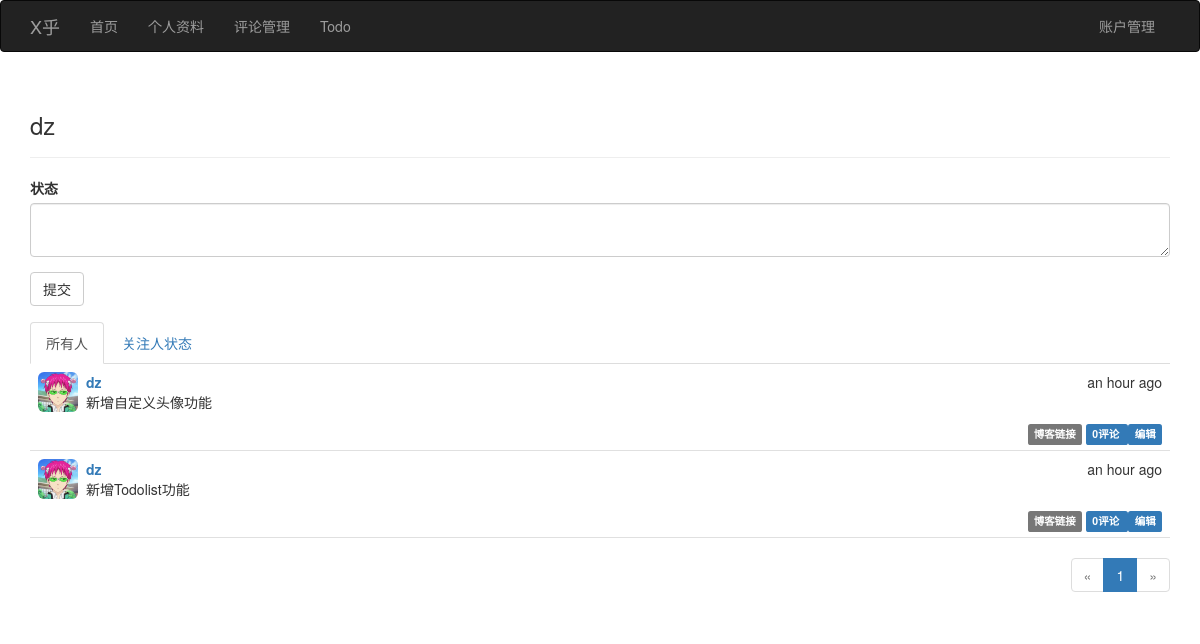
The page / (signed in) on the database its author committed.
### app/models.py (models this page shows, shortened)
class User(UserMixin, db.Model):
    __tablename__ = 'users'
    id = db.Column(db.Integer, primary_key = True)
    email = db.Column(db.String(64), unique = True, index = True)
    name = db.Column(db.String(64))
    username = db.Column(db.String(64), unique = True, index = True)
    location = db.Column(db.String(64))
    about_me = db.Column(db.Text())
    member_since = db.Column(db.DateTime(), default = datetime.utcnow)
    last_seen = db.Column(db.DateTime(), default = datetime.utcnow)
    role_id = db.Column(db.Integer, db.ForeignKey('roles.id'))
    password_hash = db.Column(db.String(128))
    confirmed = db.Column(db.Boolean, default = False)
    avatar = db.Column(db.String(128), default = None)
    posts = db.relationship('Post', backref = 'author', lazy = 'dynamic')
    followed = db.relationship('Follow',
                               foreign_keys = [Follow.follower_id],
                               backref = db.backref('follower', lazy = 'joined'),
                               lazy = 'dynamic',
                               cascade = 'all, delete-orphan')
    followers = db.relationship('Follow',
                                foreign_keys = [Follow.followed_id],
                                backref = db.backref('followed', lazy = 'joined'),
                                lazy = 'dynamic',
                                cascade = 'all, delete-orphan')
    comments = db.relationship('Comment', backref = 'author', lazy = 'dynamic')
    events = db.relationship('Event', backref = 'sponsor', lazy = 'dynamic')
    @property
    def password(self):
        raise AttributeError('password is not a readable attribute')
    def can(self, permissions):
        return self.role is not None and (self.role.permissions & permissions) == permissions
    def ping(self):
        self.last_seen = datetime.utcnow()
        db.session.add(self)

class Post(db.Model):
    __tablename__ = 'posts'
    id = db.Column(db.Integer, primary_key = True)
    body = db.Column(db.Text)
    timestamp = db.Column(db.DateTime, index = True, default = datetime.utcnow)
    author_id = db.Column(db.Integer, db.ForeignKey('users.id'))
    body_html = db.Column(db.Text)
    comments = db.relationship('Comment', backref = 'post', lazy = 'dynamic')

### app/main/views.py (the view)
@main.route('/', methods = ['GET', 'POST'])
def index():
    form = PostForm()
    if current_user.can(Permission.WRITE_ARTICLES) and form.validate_on_submit():
        post = Post(body = form.body.data,
                    author = current_user._get_current_object())
        db.session.add(post)
        return redirect(url_for('.index'))
    page = request.args.get('page', 1, type=int)
    show_followed = False
    if current_user.is_authenticated:
        show_followed = bool(request.cookies.get('show_followed', ''))
    if show_followed:
        query = current_user.followed_posts
    else:
        query = Post.query
    pagination = query.order_by(Post.timestamp.desc()).paginate(page,
                                                                per_page= current_app.config['FLASKY_PER_PAGE'],
                                                                error_out= False)
    posts = pagination.items
    return render_template('index.html', form = form, posts = posts, pagination= pagination,
                           show_followed = show_followed)

### app/main/forms.py
class PostForm(FlaskForm):
    body = PageDownField("状态", validators= [DataRequired()])
    submit = SubmitField('提交')

### app/auth/views.py (called while the page is built)
@auth.before_app_request
def before_request():
    if current_user.is_authenticated:
        current_user.ping()
        if not current_user.confirmed \
                and request.endpoint[:5] != 'auth.':
            flash('You have not confirmed your account yet')
            return redirect(url_for('auth.unconfirmed'))

### app/main/__init__.py (called while the page is built)
@main.app_context_processor
def inject_permissions():
    return dict(Permission = Permission)

### app/models.py (called while the page is built)
@login_manager.user_loader
def load_user(user_id):
    return User.query.get(int(user_id))

### app/templates/index.html (shortened to what this page needs)
{% extends 'base.html' %}
{% import 'bootstrap/wtf.html' as wtf %}
{% import '_macros.html' as macro %}
{% block page_content %}
<div class="page-header">
    <h3>{% if current_user.username %}{{ current_user.username }}{% else %}游客{% endif %}</h3>
</div>
<div>
    {% if current_user.can(Permission.WRITE_ARTICLES) %}
    {{ wtf.quick_form(form) }}
    {% endif %}
</div>
<div class="post-tabs">
	<ul class="nav nav-tabs">
		<li{% if not show_followed %} class="active"{% endif %}>
			<a href="{{ url_for('.show_all')}}">所有人</a>
		</li>
		{% if current_user.is_authenticated %}
		<li{% if show_followed %} class="active"{% endif %}>
			<a href="{{ url_for('.show_followed')}}">关注人状态</a>
		</li>
		{% endif %}
	</ul>
	{% include '_posts.html' %}
</div>
{% if pagination %}
<div class="pagination">
    {{ macro.pagination_widget(pagination, '.index')}}
</div>
{% endif %}
{% endblock %}

### app/templates/base.html (shortened to what this page needs)
{% extends 'bootstrap/base.html' %}
{% block head %}
{{ super() }}
<link rel="stylesheet" type="text/css" href="{{ url_for('static', filename='styles.css')}}">
{% endblock %}
{% block navbar %}
<div class = 'navbar navbar-inverse' role = 'navigation'>
    <div class = 'container'>
        <div class = 'navbar-header'>
            <a class = "navbar-brand" href = "/">X乎</a>
        </div>
        <div class = "navbar-collapse collapse">
            <ul class = "nav navbar-nav">
                <li><a href = "/">首页</a></li>
                {% if current_user.is_authenticated %}
                <li>
                    <a href="{{ url_for('main.user', username=current_user.username)}}">
                        个人资料
                    </a>
                </li>
                {% endif %}
                {% if current_user.can(Permission.MODERATE_COMMENTS) %}
                <li><a href="{{url_for('main.moderate')}}">评论管理</a></li>
                {% endif %}
                <li><a href="{{ url_for('todo.show')}}">Todo</a></li>
            </ul>
            <ul class = "nav navbar-nav navbar-right">
                <li class="dropdown">
                    <a class="dropdown-toggle" data-toggle="dropdown" href="#">账户管理</a>
                </li>
            </ul>
        </div>
    </div>
</div>
{% endblock %}
{% block content %}
<div class = "container">
    {% block page_content %}{% endblock %}
</div>
{% endblock %}

### app/templates/_macros.html
{% macro pagination_widget(pagination, endpoint, fragment='') %}
<ul class="pagination">
    <li{% if not pagination.has_prev %} class="disabled"{% endif %}>
        <a href="{% if pagination.has_prev %}{{ url_for(endpoint, page=pagination.page - 1, **kwargs)}}
                {{ fragment }}{% else %}#{% endif %}">
            &laquo;
        </a>
    </li>
    {% for p in pagination.iter_pages() %}
        {% if p %}
            {% if p == pagination.page %}
            <li class="active">
                <a href="{{ url_for(endpoint, page = p, **kwargs)}}{{ fragment}}">{{ p }}</a>
            </li>
            {% else %}
            <li>
                <a href="{{ url_for(endpoint, page = p, **kwargs)}}{{ fragment }}">{{ p }}</a>
            </li>
            {% endif %}
        {% else %}
        <li class="disabled"><a href="#">&hellip;</a></li>
        {% endif %}
    {% endfor %}
    <li{% if not pagination.has_next %} class="disabled"{% endif %}>
        <a href="{% if pagination.has_next %}{{ url_for(endpoint, page = pagination.page + 1, **kwargs)}}
            {{ fragment}}{% else %}#{% endif %}">
            &raquo;
        </a>
    </li>
</ul>
{% endmacro %}

### app/templates/_posts.html
<ul class = 'posts'>
	{% for post in posts %}
	<li class = 'post'>
		<div class = 'post-thumbnail'>
			<a href="{{ url_for('.user', username = post.author.username)}}">
				{% if post.author.avatar %}
				<img class='img-rounded profile-thumbnail' width = "40" height = "40"
						src="{{ post.author.avatar}}">
				{% else %}
				<img class="img-rounded profile-thumbnail" width = "40" height = "40"
                     src="/static/acatar/default.jpg">
				{% endif %}
			</a>
		</div>
		<div class = 'post-content'>
			<div class='post-date'>{{ moment(post.timestamp).fromNow()}}</div>
			<div class="post-author">
				<a href="{{ url_for('.user', username=post.author.username)}}">
					{{ post.author.username }}
				</a>
			</div>
			<div class="post-body">
				{% if post.body_html %}
					{{ post.body_html | safe }}
				{% else %}
					{{ post.body }}
				{% endif %}
			</div>
			<div class="post-footer">
				<a href="{{ url_for('.post', id=post.id)}}">
					<span class='label label-default'>博客链接</span>
				</a>
				<a href="{{ url_for('.post', id=post.id)}}#comments">
					<span class="label label-primary">
						{{ post.comments.count()}}评论
					</span>
				</a>
				{% if current_user == post.author %}
				<a href="{{ url_for('.edit', id = post.id)}}">
					<span class='label label-primary'>编辑</span>
				</a>
				{% elif current_user.is_administrator() %}
				<a href="{{ url_for('.edit', id=post.id)}}">
					<span class="label label-danger">编辑【管理员】</span>
				</a>
				{% endif %}
			</div>
		</div>
	</li>
	{% endfor %}
</ul>

### app/static/styles.css (style rules this page uses)
.profile-thumbnail { position : absolute; }
ul.posts { list-style-type: none; padding: 0px; margin: 16px 0px 0px 0px; border-top: 1px solid #e0e0e0; }
ul.posts li.post { padding: 8px; border-bottom: 1px solid #e0e0e0; }
div.post-author { font-weight: bold; }
div.post-thumbnail { position: absolute; }
div.post-content { margin-left: 48px; min-height: 48px; }
div.post-footer { text-align: right; }
div.pagination { width: 100%; text-align: right; padding: 0px; margin: 0px; }
div.post-tabs { margin-top: 16px; }
div.post-tabs ul.posts { margin: 0px; border-top: none; }
div.post-date { float: right; }

### rows shown on the page
User: username "dz"
Post: author.avatar (picture), timestamp "an hour ago", author.username "dz", body_html "新增自定义头像功能", comments.count "0"
Post: author.avatar (picture), timestamp "an hour ago", author.username "dz", body_html "新增Todolist功能", comments.count "0"

### other values the page prints
{{ p }} "1"
